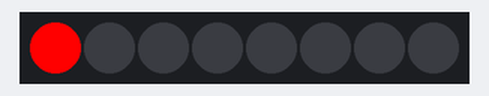
The program below on a simulated CircuitPython board. Shown: 8 RGB LEDs in strip order, left to right.

Above: at 0.15 s.
At 1.05 s:
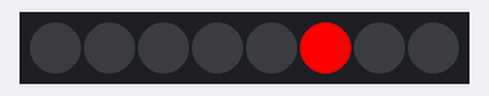
At 1.65 s:
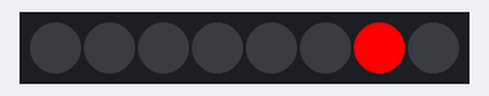
At 2.25 s:
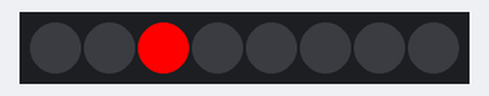
Timing chart, 0 to 40.0 s (numbered marks = the images above):
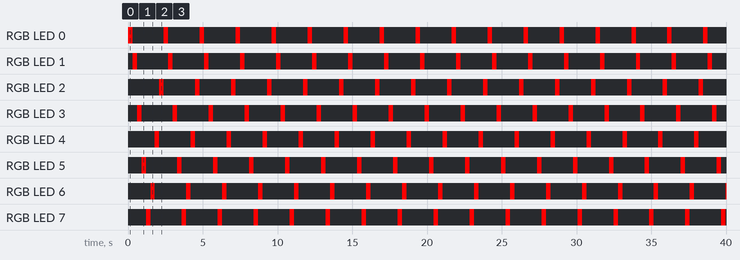

Measured:
- by itself, RGB LED 0–7: alternates RGB(255, 0, 0) for 0.30 s and off for 2.1 s
- by itself, everything shown: repeats every 2.4 s, in 8 steps

The program:

light_bars_back_and_forth.py
```python
import time
import board
import neopixel

neo_pixel_count = 8

neo_pixels = neopixel.NeoPixel(board.A1, neo_pixel_count)

active_pixel = 0
active_pixel_color = (255, 0, 0)

while True:
    neo_pixels.fill((0, 0, 0))

    pixel = (active_pixel % (neo_pixel_count * 2))

    if pixel >= neo_pixel_count:
        pixel = neo_pixel_count - (pixel - neo_pixel_count) - 1

    neo_pixels[pixel] = active_pixel_color
    neo_pixels.show()

    active_pixel += 1

    time.sleep(0.02)
```
